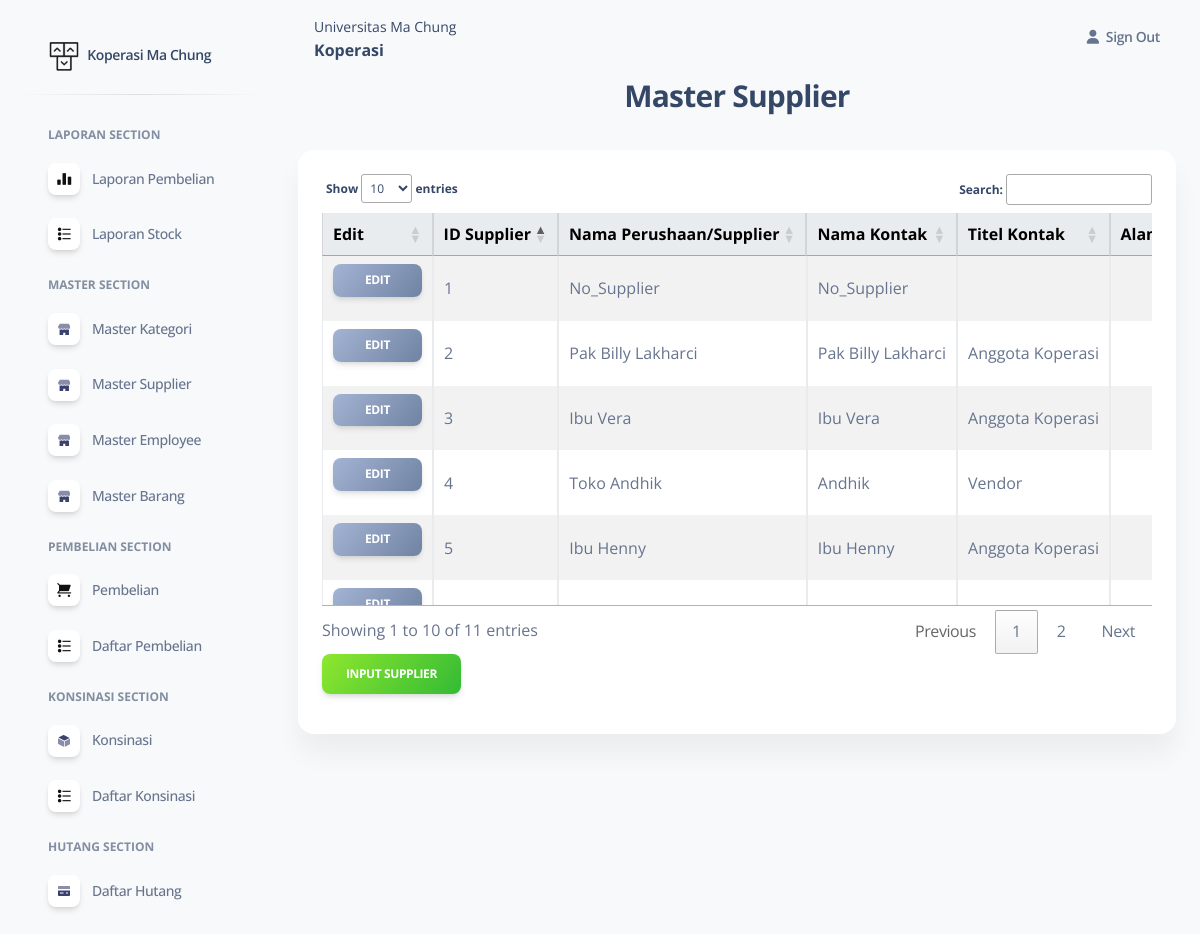
The app's page /master-supplier.php (signed in) with its own data.
### tables this page shows
CREATE TABLE `suppliers` (
  `SupplierID` int(10) unsigned NOT NULL auto_increment,
  `CompanyName` varchar(40) NOT NULL default '',
  `ContactName` varchar(30) default '',
  `ContactTitle` varchar(30) default '',
  `Address` varchar(60) default '',
  `City` varchar(15) default '',
  `Region` varchar(15) default '',
  `PostalCode` varchar(10) default '',
  `Country` varchar(15) default '',
  `Phone` varchar(24) default '',
  `Fax` varchar(24) default '',
  `HomePage` varchar(255) default '',
  PRIMARY KEY  (`SupplierID`),
  KEY `idx_suppliers_product_name` (`CompanyName`),
  KEY `idx_suppliers_postalcode` (`PostalCode`)
);

### master-supplier.php (the view, shortened to what this page needs)
<?php
require 'src/connection.php';
$sql_supplier = "SELECT * FROM suppliers
                          ORDER BY SupplierID";
$result_supplier = mysqli_query($conn, $sql_supplier);
?>
<html>
<head>
</head>
<body class="g-sidenav-show  bg-gray-100">
    <main class="main-content border-radius-lg ">
        <div class="container-fluid">
            <h3>
                <center>Master Supplier</center>
            </h3>
            <br>
            <div class="card">
                <div class="card-body">
                    <table id="tabelSupplier" class="table table-bordered table-striped" width="100%">
                        <thead class="table-light">
                            <tr>
                                <th>Edit</th>
                                <th>ID Supplier</th>
                                <th>Nama Perushaan/Supplier</th>
                                <th>Nama Kontak</th>
                                <th>Titel Kontak</th>
                                <th>Alamat</th>
                            </tr>
                        </thead>
                        <tbody>
                            <?php
                            if (mysqli_num_rows($result_supplier) > 0) {
                                while ($row_supplier = mysqli_fetch_assoc($result_supplier)) { ?>
                                    <tr>
                                        <td><button type="button" class="btn bg-gradient-secondary btn-sm" data-bs-toggle="modal" data-bs-target="#edit<?= $row_supplier['SupplierID']; ?>" name="">
                                                Edit
                                            </button></a>
                                        <td><?= $row_supplier['SupplierID']; ?></td>
                                        <td><?= $row_supplier['CompanyName']; ?></td>
                                        <td><?= $row_supplier['ContactName']; ?></td>
                                        <td><?= $row_supplier['ContactTitle']; ?></td>
                                        <td><?= $row_supplier['Address']; ?></td>
                                    </tr>
                            <?php }
                            } else {
                                echo "0 results";
                            } ?>
                        </tbody>
                    </table>
                    <button type="button" class="btn bg-gradient-success btn-block mb-3" data-bs-toggle="modal" data-bs-target="#modalInputSupplier">
                        Input Supplier
                    </button>
                </div>
            </div>
        </div>
    </main>
</body>
</html>

### assets/css/nucleo-svg.css (style rules this page uses)
.icon { display: inline-block; color: #111111; height: 1em; width: 1em; }
.icon-sm { height: 0.8em; width: 0.8em; }
.icon { fill: currentColor; stroke: none; }

### records on screen
suppliers: SupplierID "1", CompanyName "No_Supplier", ContactName "No_Supplier"
suppliers: SupplierID "2", CompanyName "Pak Billy Lakharci", ContactName "Pak Billy Lakharci", ContactTitle "Anggota Koperasi"
suppliers: SupplierID "3", CompanyName "Ibu Vera", ContactName "Ibu Vera", ContactTitle "Anggota Koperasi"
suppliers: SupplierID "4", CompanyName "Toko Andhik", ContactName "Andhik", ContactTitle "Vendor"
suppliers: SupplierID "5", CompanyName "Ibu Henny", ContactName "Ibu Henny", ContactTitle "Anggota Koperasi"
